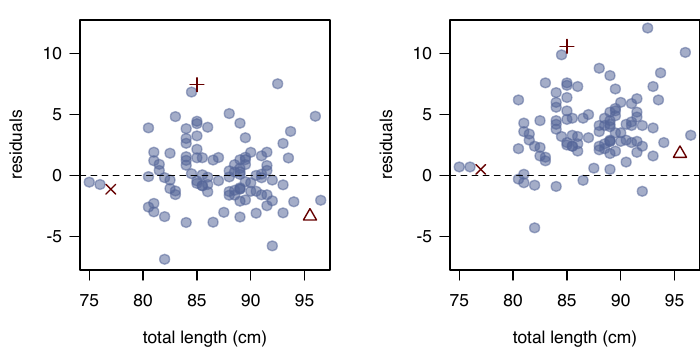

The R source for this figure:

require(Cairo)
CairoPDF('scattHeadLTotalLResidualPlots.pdf', 7, 3.5)

COL <- c('#550000AA','#55669988', '#660000')
these <- c(48, 42, 3)

par(mar=c(4,4,1,1), mgp=c(2.8,0.9,0), las=1, mfrow=1:2)
plot(possum$totalL[-these], possum$headL[-these]-(41+0.59*possum$totalL[-these]), pch=20, col=COL[2], cex=1.7, xlab='total length (cm)', ylab='residuals', ylim=c(-7, 12))
points(possum$totalL[these], possum$headL[these]-(41+0.59*possum$totalL[these]), pch=c(3,4,2), col=COL[3], cex=1.3)
abline(h=0, lty=2)

par(mar=c(4, 5, 1, 0))
plot(possum$totalL[-these], possum$headL[-these]-(54+0.4*possum$totalL[-these]), pch=20, col=COL[2], cex=1.7, xlab='total length (cm)', ylab='residuals', ylim=c(-7, 12))
points(possum$totalL[these], possum$headL[these]-(54+0.4*possum$totalL[these]), pch=c(3,4,2), col=COL[3], cex=1.3)
abline(h=0, lty=2)


dev.off()
